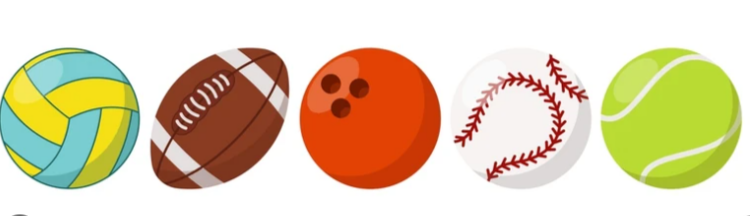
#> input picture prob1/pics/5goodballs.png, 750 x 216 px
$ python hitball.py
#> lines starting #> are read from the running program, lines starting #| are printed output that depends on the picture; after the words box and inside, x2 and y2 are one past the last pixel; in counts of white or black regions, pixels touching at a corner belong together
import cv2
import numpy as np
import random
from scipy.signal import convolve
import matplotlib.pyplot as plt
from scipy.spatial import KDTree
from matplotlib.animation import FuncAnimation
import matplotlib.colors as mcolors


class DBSCAN:
    def __init__(self, data, eps, minPts, norm) -> None:
        self.data = data
        self.eps = eps
        self.minPts = minPts
        self.norm = norm
        self.tree = KDTree(self.data[:, :2])

    def find_neighbors(self, p):
        indices = self.tree.query_ball_point(p[:2], self.eps)
        return indices

    def algorithm(self):
        C = 0
        labels = {}
        visited = -np.ones(len(self.data))

        for idx, point in enumerate(self.data):
            if visited[idx] == 1:
                continue
            visited[idx] = 1

            neighbors = self.find_neighbors(point)

            if len(neighbors) < self.minPts:
                labels.setdefault(-1, []).append(idx)
            else:
                C += 1
                labels.setdefault(C, []).append(idx)
                neighbors = set(neighbors)
                neighbors.remove(idx)
                for q in neighbors:
                    if visited[q] == -1:
                        visited[q] = 1
                        q_neighbors = self.find_neighbors(self.data[q])

                        if len(q_neighbors) >= self.minPts:
                            neighbors = list(set(neighbors).union(q_neighbors))
                    if q not in labels[C]:
                        labels[C].append(q)
        centroids = {}
        for cluster_id, indices in labels.items():
            if cluster_id > 0:
                cluster_data = self.data[indices]
                centroids[cluster_id] = self.find_centroid(cluster_data)
        return labels, centroids

    # [6 lines left out: function find_centroid, not called in this run]


def get_contours_from_dbscan(labels, data, img):
    contours = {}
    for cluster_id, indices in labels.items():
        if cluster_id == -1:
            continue

        cluster_points = data[indices]
        if len(cluster_points) >= 3:
            contours[cluster_id] = cluster_points[:, :2]
    else:
        contours, _ = cv2.findContours(img, cv2.RETR_EXTERNAL, cv2.CHAIN_APPROX_SIMPLE)
    return contours


def F(t, s):
    return np.dot(np.array([[0, 1], [0, -9.8 / s[1]]]), s)


def rk4(F, t_span, s0, t_eval):
    t0, tf = t_span
    dt = (tf - t0) / (len(t_eval) - 1)
    t = np.linspace(t0, tf, len(t_eval))
    s = np.zeros((len(t_eval), len(s0)))
    s[0] = s0

    for i in range(1, len(t_eval)):
        k1 = F(t[i - 1], s[i - 1])
        k2 = F(t[i - 1] + 0.5 * dt, s[i - 1] + 0.5 * dt * k1)
        k3 = F(t[i - 1] + 0.5 * dt, s[i - 1] + 0.5 * dt * k2)
        k4 = F(t[i - 1] + dt, s[i - 1] + dt * k3)

        s[i] = s[i - 1] + (dt / 6) * (k1 + 2 * k2 + 2 * k3 + k4)

    return t, s.T


# [11 lines left out: function euler, not called in this run]


def obj_func(v0):
    # sol_t, sol_y = euler(F, [start_x, target_x], [y0, v0], t_eval)
    sol_t, sol_y = rk4(F, [start_x, target_x], [y0, v0], t_eval)

    y = sol_y[0]
    return y[-1] - target_y


def obj_func_derivative(v0, delta=1e-5):
    return (obj_func(v0 + delta) - obj_func(v0 - delta)) / (2 * delta)


def newton_method(func, func_derivative, x0, tol=1e-6, max_iter=10):
    x = x0
    for _ in range(max_iter):
        f_x = func(x)
        f_prime_x = func_derivative(x)
        if abs(f_x) < tol:
            return x
        if f_prime_x == 0:
            raise ValueError("Derivative is zero. Newton's method fails.")
        x -= f_x / f_prime_x
    raise RuntimeError(
        "Newton's method did not converge within the maximum number of iterations."
    )


def sobel_magnitude(I):
    h_x = np.array([[-1, 0, 1], [-2, 0, 2], [-1, 0, 1]])
    h_y = np.array([[1, 2, 1], [0, 0, 0], [-1, -2, -1]])
    grad_x = convolve(I, h_x, mode="same")
    grad_y = convolve(I, h_y, mode="same")
    return np.sqrt(grad_x**2 + grad_y**2)


def generate_random_color():
    return mcolors.to_hex(np.random.rand(4))


image_path = "./pics/5goodballs.png"
image = cv2.imread(image_path)
#> image is the input picture: shape (216, 750, 3); mean B, G, R 177.5, 207.6, 223.5
gray = cv2.cvtColor(image, cv2.COLOR_BGR2GRAY)
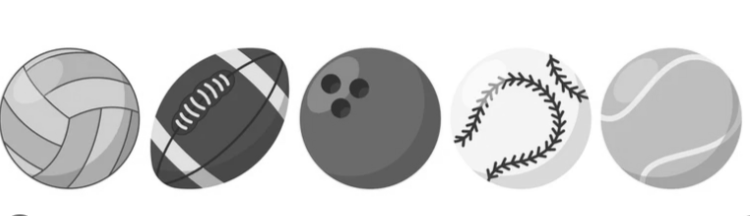
#> gray: shape (216, 750); min 44, max 255, mean 208.9
blurred = cv2.GaussianBlur(gray, (1, 1), 2)


sb = sobel_magnitude(blurred)
#> in sobel_magnitude, `grad_y = convolve(I, h_y, mode="same")`:
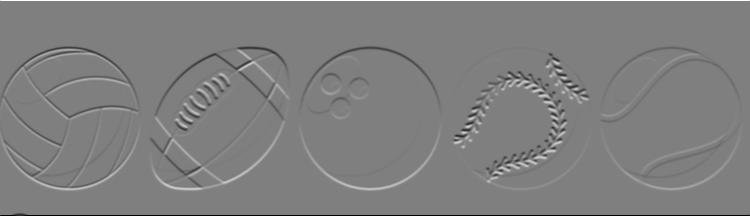
#> grad_y: shape (216, 750) int64; min -1020, max 1020, mean 0; drawn with min black and max white
_, binary = cv2.threshold(sb.astype(np.uint8), 20, 255, cv2.THRESH_BINARY)
#> binary: shape (216, 750); 17.6% white; 12 white regions (4 under 20 px), largest, box (x1, y1, x2, y2) and area: (0, 0, 750, 216) 7953, (148, 46, 292, 192) 6350, (449, 47, 593, 191) 6225

binary[0, :] = 0
binary[-1, :] = 0
binary[:, 0] = 0
binary[:, -1] = 0
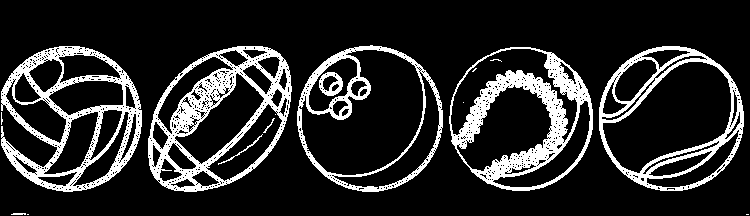
#> binary: shape (216, 750); 16.4% white; 16 white regions (7 under 20 px)

plt.imshow(binary)
plt.show()

y, x = np.nonzero(sb)
val = binary[y, x]
data = np.column_stack((x, y, val))
dbscan = DBSCAN(data, eps=5, minPts=85, norm=2)
labels, centroids = dbscan.algorithm()
#> the loop in algorithm, `for idx, point in enumerate(self.data):` made 62027 passes
#> point on passes 1 to 3: [0, 0, 0], [1, 0, 0], [2, 0, 0]
#> after the loop in algorithm, `for idx, point in enumerate(self.data):`: C = 0; labels = 1 item
#> the loop in algorithm, `for cluster_id, indices in labels.items():` made 1 pass
#> cluster_id on pass 1: -1
#> after the loop in algorithm, `for cluster_id, indices in labels.items():`: centroids = 0 items
#> labels = 1 item; centroids = 0 items
contours = get_contours_from_dbscan(labels, data, binary)
#> the loop in get_contours_from_dbscan, `for cluster_id, indices in labels.items():` made 1 pass
#> contours = 9 contours, 4 with area under 20; largest, box (x1, y1, x2, y2) and area: (297, 45, 443, 192) 16594, (599, 46, 744, 191) 16424, (449, 47, 593, 191) 16122, (148, 46, 292, 192) 15753, (1, 46, 142, 192) 14918
wmin, wmax = 30, 300
hmin, hmax = 15, 500


ball_centers = []
filtered_contours = []
for contour in contours:
    x, y, w, h = cv2.boundingRect(contour)
    if wmin < w < wmax and hmin < h < hmax:
        filtered_contours.append(contour)
        M = cv2.moments(contour)
        if M["m00"] != 0:
            cx = int(M["m10"] / M["m00"])
            cy = int(M["m01"] / M["m00"])
            ball_centers.append((cx, cy))
#> this loop made 9 passes
#> (x, y, w, h, cx, cy) on passes 5 to 9: (449, 47, 144, 144, 520, 118), (599, 46, 145, 145, 670, 118), (148, 46, 144, 146, 219, 118), (1, 46, 141, 146, 73, 116), (297, 45, 146, 147, 369, 118)
#> after the loop, ball_centers = [(520, 118), (670, 118), (219, 118), (73, 116), (369, 118)]; filtered_contours = 5 contours; box (x1, y1, x2, y2) and area: (297, 45, 443, 192) 16594, (599, 46, 744, 191) 16424, (449, 47, 593, 191) 16122, (148, 46, 292, 192) 15753, (1, 46, 142, 192) 14918


def is_point_inside_contours(point, contours):
    for contour in contours:
        if cv2.pointPolygonTest(contour, point, False) >= 0:
            return True
    return False


def generate_random_point(image, contours):
    while True:
        random_point = (
            random.randint(0, image.shape[1]),
            random.randint(0, image.shape[0]),
        )
        if not is_point_inside_contours(random_point, contours):
            return random_point


random_point = generate_random_point(image, filtered_contours)
#> random_point = (394, 194)

plt.figure(figsize=(10, 6))
plt.imshow(cv2.cvtColor(image, cv2.COLOR_BGR2RGB))

for contour in filtered_contours:
    cv2.drawContours(image, [contour], -1, (0, 255, 0), 2)
#> this loop made 5 passes
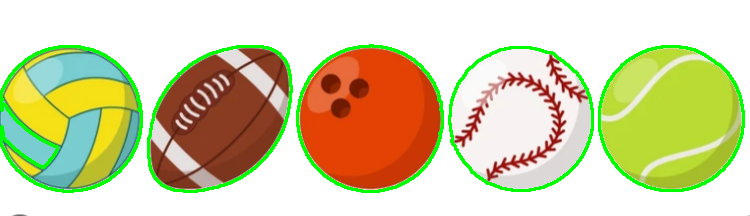
#> image: shape (216, 750, 3); 5.15% of pixels changed, all inside (x1, y1, x2, y2) = (0, 44, 745, 193)

for center in ball_centers:
    cv2.circle(image, center, 5, (255, 0, 0), -1)
#> this loop made 5 passes
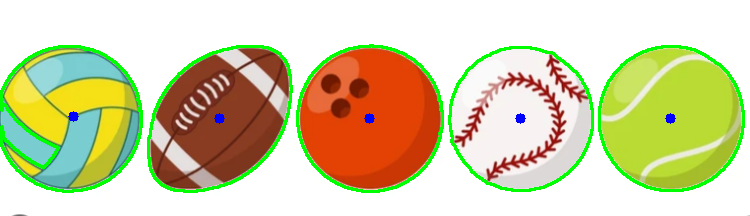
#> image: shape (216, 750, 3); 0.25% of pixels changed, all inside (x1, y1, x2, y2) = (68, 111, 676, 124)

cv2.circle(image, random_point, 5, (0, 0, 255), -1)
#> image: shape (216, 750, 3); 0.05% of pixels changed, all inside (x1, y1, x2, y2) = (389, 189, 400, 200)

plt.imshow(image)
plt.show()
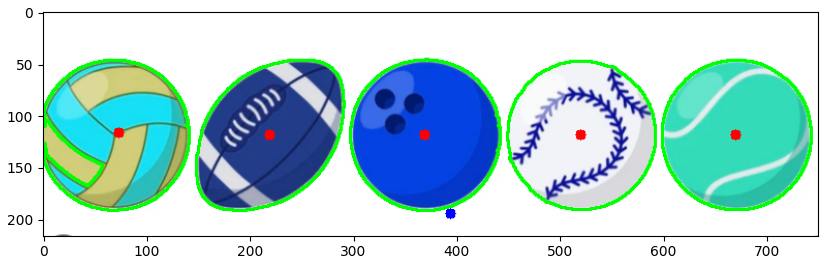
#> figure drawn by matplotlib, 1 panel; B, G, R data is drawn as R, G, B

start_x, start_y = random_point
#> start_x = 394; start_y = 194

print(f"Number of Balls: {len(ball_centers)}")
#| Number of Balls: 5


fig, ax = plt.subplots(figsize=(10, 8))

ax.scatter(start_x, start_y, color="blue", label="Start Point")

all_trajectory_points = []

for center in ball_centers:
    target_x, target_y = center
    interval = [start_x, target_x]

    print(f"target coordinates: {target_x}, {target_y}")

    y0 = start_y

    v0_guess = 10

    t_eval = np.linspace(start_x, target_x, 30)

    v0 = newton_method(obj_func, obj_func_derivative, v0_guess)

    # sol_t, sol_y = euler(F, [start_x, target_x], [y0, v0], t_eval)
    sol_t, sol_y = rk4(F, [start_x, target_x], [y0, v0], t_eval)

    trajectory_points = [(int(x), int(sol_y[0][i])) for i, x in enumerate(sol_t)]

    print(f"last trajectory point: {sol_t[-1]}, {sol_y[0][-1]}")

    all_trajectory_points.append(trajectory_points)
#> this loop made 5 passes
#> (target_x, target_y, interval, v0) on passes 1 to 5: (520, 118, [394, 520], 616.8), (670, 118, [394, 670], 1352.1), (219, 118, [394, 219], -857.1), (73, 116, [394, 73], -1572.7), (369, 118, [394, 369], -119.5)
#> (printed output is left out)
#> after the loop, all_trajectory_points = 5 items


lines = []
trajectory_colors = [generate_random_color() for _ in range(len(all_trajectory_points))]
#> trajectory_colors = ['#8cb69a', '#6ca570', '#f662ca', '#91ec12', '#05d4c6']


for contour in filtered_contours:
    contour_points = np.array([point[0] for point in contour], dtype=np.int32)
    ax.plot(
        contour_points[:, 0],
        contour_points[:, 1],
        color="green",
        linestyle="--",
        alpha=0.5,
    )


for center in ball_centers:
    ax.scatter(center[0], center[1], color="red")


all_x_vals = [point[0] for trajectory in all_trajectory_points for point in trajectory]
#> all_x_vals = 150 values, max 670 at index 59, min 73 at index 119, mean 381.6
all_y_vals = [point[1] for trajectory in all_trajectory_points for point in trajectory]
#> all_y_vals = 150 values, max 126231 at index 104, min 116 at index 119, mean 35849.9

x_min, x_max = min(all_x_vals), max(all_x_vals)
#> x_min = 73; x_max = 670
y_min, y_max = min(all_y_vals), max(all_y_vals)
#> y_min = 116; y_max = 126231

ax.set_xlim(x_min - 10, x_max + 10)
ax.set_ylim(y_min - 10, y_max + 10)


(tracing_line,) = ax.plot(
    [], [], "-", color="blue", linewidth=2, label="Trajectory Line"
)
(moving_ball,) = ax.plot([], [], "o", color="red", markersize=8, label="Moving Ball")

permanent_trajectories = []


def update(frame):
#> called with frame = 0
    global current_trajectory, current_frame

    if current_trajectory < len(all_trajectory_points):
        trajectory_points = all_trajectory_points[current_trajectory]
#> trajectory_points = 30 pairs, first value 394 to 520, second value 118 to 19582

        if current_frame < len(trajectory_points):
            x_vals = [point[0] for point in trajectory_points[: current_frame + 1]]
#> x_vals = [394]
            y_vals = [point[1] for point in trajectory_points[: current_frame + 1]]
#> y_vals = [194]

            tracing_line.set_data(x_vals, y_vals)

            moving_ball.set_data(
                [trajectory_points[current_frame][0]],
                [trajectory_points[current_frame][1]],
            )
            current_frame += 1
        else:
            x_vals = [point[0] for point in trajectory_points]
            y_vals = [point[1] for point in trajectory_points]
            (permanent_trajectory,) = ax.plot(
                x_vals, y_vals, "-", color=trajectory_colors[current_trajectory]
            )
            permanent_trajectories.append(permanent_trajectory)

            current_trajectory += 1
            current_frame = 0

    return [tracing_line, moving_ball] + permanent_trajectories


current_trajectory = 0
current_frame = 0

ani = FuncAnimation(fig, update, frames=500, interval=100, blit=True, repeat=False)


plt.xlabel("Pixel X")
plt.ylabel("Pixel Y")
plt.title("Projectile Trajectories with Contours")
plt.show()
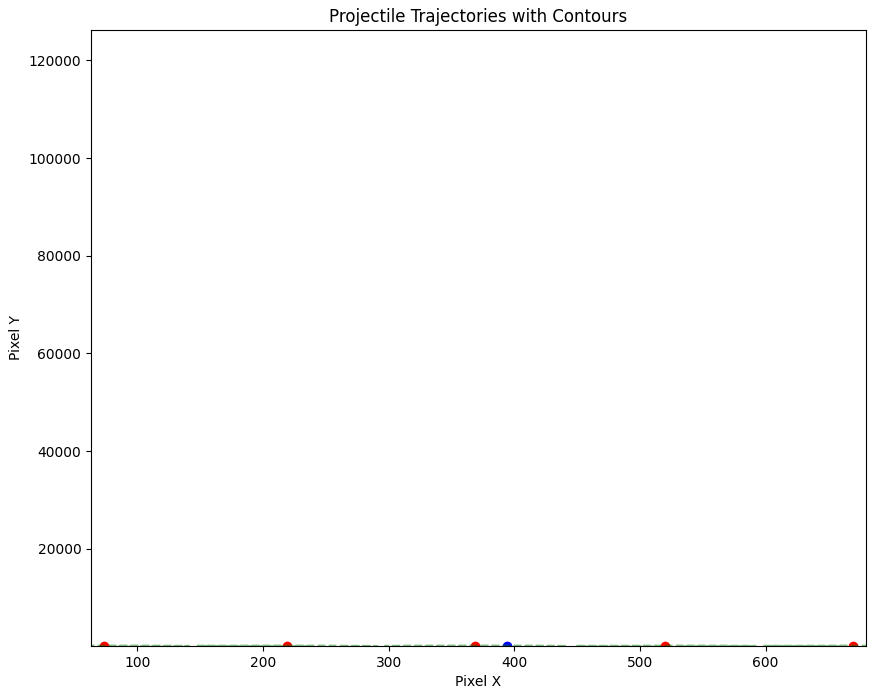
#> figure drawn by matplotlib, 1 panel

$ run again, with prob1/pics/6allballs.png copied over prob1/pics/5goodballs.png
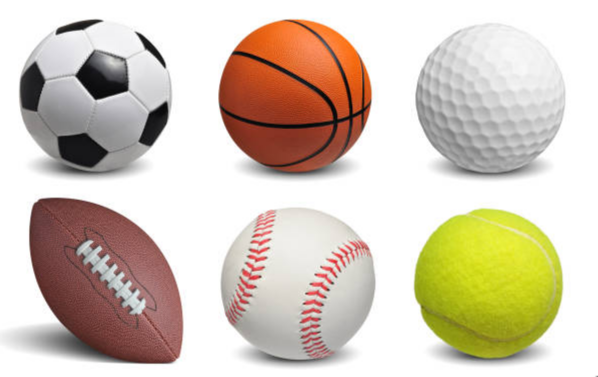
#> input picture prob1/pics/6allballs.png, 598 x 377 px
#> image is the input picture: shape (377, 598, 3); mean B, G, R 184.5, 200.3, 212.3
#> `binary[:, -1] = 0`:
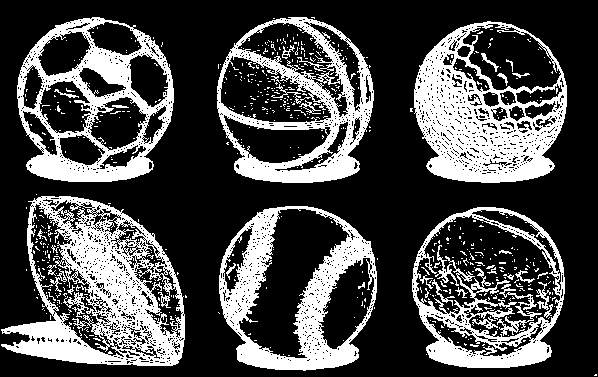
#> binary: shape (377, 598); 28.7% white; 619 white regions (585 under 20 px)
#> the loop in algorithm, `for idx, point in enumerate(self.data):` made 140785 passes
#> point on passes 1 to 3: [0, 0, 0], [1, 0, 0], [2, 0, 0]
#> after the loop in algorithm, `for idx, point in enumerate(self.data):`: C = 0; labels = 1 item
#> the loop in algorithm, `for cluster_id, indices in labels.items():` made 1 pass
#> cluster_id on pass 1: -1
#> after the loop in algorithm, `for cluster_id, indices in labels.items():`: centroids = 0 items
#> `labels, centroids = dbscan.algorithm()`: labels = 1 item; centroids = 0 items
#> the loop in get_contours_from_dbscan, `for cluster_id, indices in labels.items():` made 1 pass
#> `contours = get_contours_from_dbscan(labels, data, binary)`: contours = 39 contours, 33 with area under 20; largest, box (x1, y1, x2, y2) and area: (1, 196, 185, 366) 22078, (219, 206, 377, 371) 20942, (217, 17, 374, 183) 20804, (17, 17, 174, 182) 20724, (412, 207, 565, 368) 19830, (414, 21, 567, 183) 19810
#> the loop `for contour in contours:` made 39 passes
#> (x, y, w, h, cx, cy) on passes 18, 20, 22, 35, 38, 39: (412, 207, 153, 161, 488, 288), (219, 206, 158, 165, 297, 288), (1, 196, 184, 170, 100, 287), (414, 21, 153, 162, 490, 103), (217, 17, 157, 166, 294, 101), (17, 17, 157, 165, 94, 100)
#> after the loop `for contour in contours:`: ball_centers = [(488, 288), (297, 288), (100, 287), (490, 103), (294, 101), (94, 100)]; filtered_contours = 6 contours; box (x1, y1, x2, y2) and area: (1, 196, 185, 366) 22078, (219, 206, 377, 371) 20942, (217, 17, 374, 183) 20804, (17, 17, 174, 182) 20724, (412, 207, 565, 368) 19830, (414, 21, 567, 183) 19810
#> `random_point = generate_random_point(image, filtered_contours)`: random_point = (394, 215)
#> the loop `for contour in filtered_contours:` made 6 passes
#> the loop `for center in ball_centers:` made 6 passes
#> start_x = 394; start_y = 215
#| Number of Balls: 6
#> the loop `for center in ball_centers:` made 6 passes
#> (target_x, target_y, interval, v0) on passes 1 to 6: (488, 288, [394, 488], 461.4), (297, 288, [394, 297], -476.1), (100, 287, [394, 100], -1440.8), (490, 103, [394, 490], 469.2), (294, 101, [394, 294], -488.9), (94, 100, [394, 94], -1469.6)
#> (printed output is left out)
#> after the loop `for center in ball_centers:`: all_trajectory_points = 6 items
#> trajectory_colors = ['#8cb69a', '#6ca570', '#f662ca', '#91ec12', '#05d4c6', '#facc76']
#> all_x_vals = 180 values, max 490 at index 119, min 94 at index 179, mean 343.4
#> all_y_vals = 180 values, max 110278 at index 164, min 99 at index 179, mean 28314.1
#> x_min = 94; x_max = 490
#> y_min = 99; y_max = 110278
#> in update, `trajectory_points = all_trajectory_points[current_trajectory]`: trajectory_points = 30 pairs, first value 394 to 488, second value 215 to 11063
#> x_vals = [394]
#> y_vals = [215]
#> `plt.show()`:
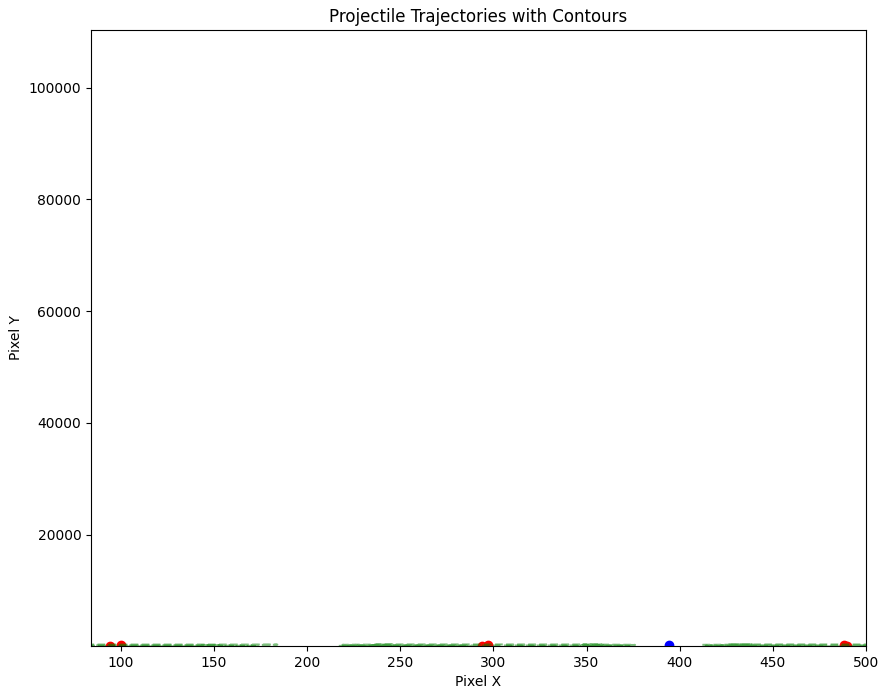
#> figure drawn by matplotlib, 1 panel
